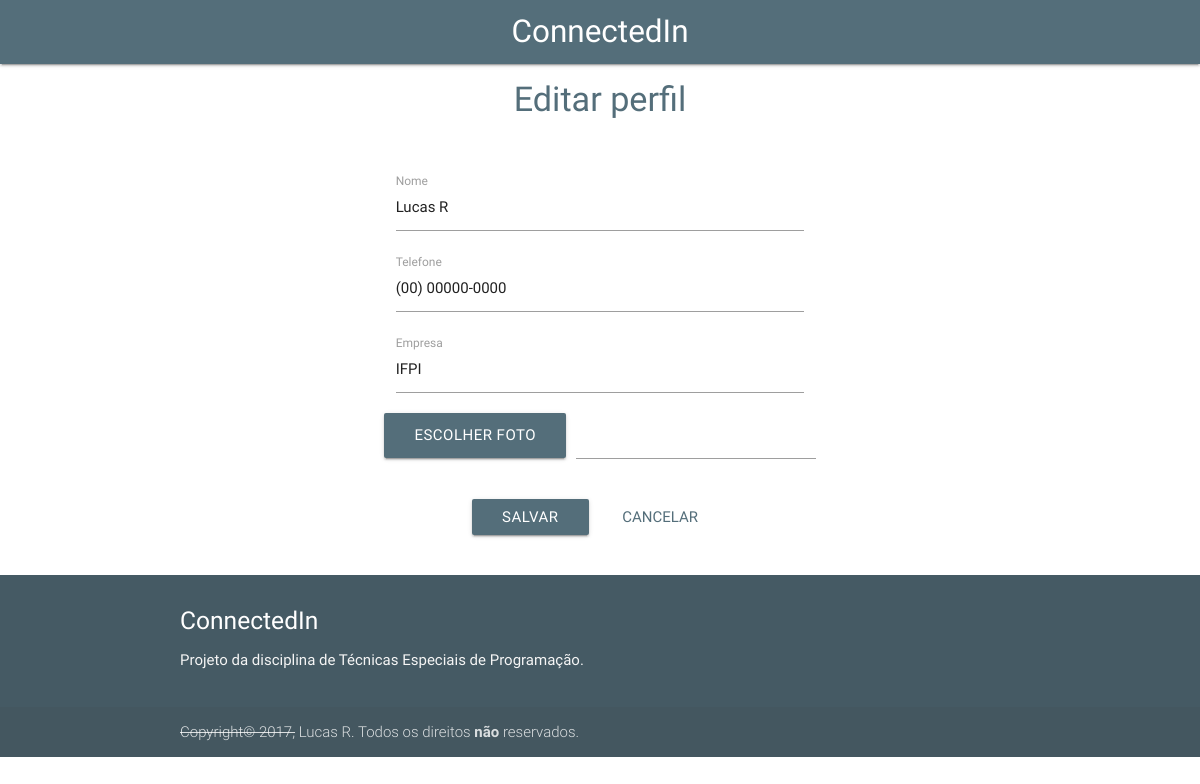
The app's page /editar/ (signed in), older data.
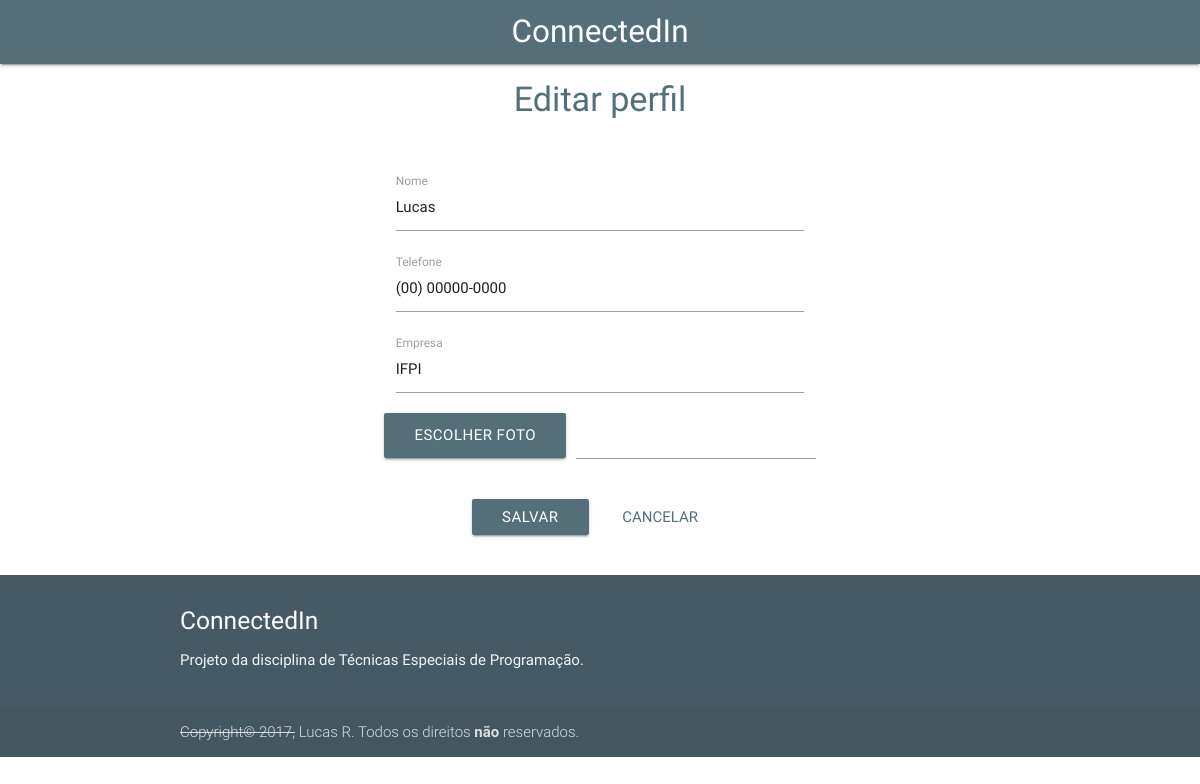
The same page, newer data.
### perfis/models.py (models this page shows, shortened)
class Perfil(models.Model):
  QUESTOES = (
    (1, "Qual o ano de nascimento do seu pai?"),
    (2, "Qual o nome do seu animal de estimação?"),
    (3, "Onde você nasceu?"),
    (4, "Como é o nome da sua mãe?"),
  )
  nome = models.CharField(max_length=255, null=False)
  telefone = models.CharField(max_length=255, null=False)
  nome_empresa = models.CharField(max_length=255, null=False)
  amigos = models.ManyToManyField('self')
  bloqueados = models.ManyToManyField('self')
  usuario = models.OneToOneField(User, related_name='perfil')
  foto = models.ImageField(upload_to='avatars/', default='avatars/default.png', null=True)
  questao = models.CharField(max_length=1, null=False, choices=QUESTOES, default=1)
  resposta = models.CharField(max_length=128, null=False)
  desativado = models.BooleanField(default=False)

### usuarios/views.py (the view, shortened to what this page needs)
# urls.py: url(r'^editar/$', EditarUsuarioView.as_view(), name='editar'),
class EditarUsuarioView(View):
  template = 'editar.html'
  def get(self, request):
    form = EditarUsuarioForm()
    perfil = get_perfil_logado(request)
    return render(request, self.template, {'form': form, 'perfil': perfil})

### usuarios/forms.py (shortened to what this page needs)
class EditarUsuarioForm(forms.Form):
  nome = forms.CharField(required=True)
  foto = forms.ImageField(required=False)
  telefone = forms.CharField(required=True)
  nome_empresa = forms.CharField(required=True)

### perfis/views.py (called while the page is built)
@login_required
def get_perfil_logado(request):
  return request.user.perfil

### usuarios/templates/editar.html (shortened to what this page needs)
{% extends 'base_usuario.html' %}
{% block content %}
<div class="row center">
  <div class="col s0 m3 l3"></div>
  <div class="col s12 m6 l6">
    <form action="{% url 'editar' %}" method="post" enctype="multipart/form-data">
      <h4 class="main-text">Editar perfil</h4>
      <br>
      <div class="row center">
        <div class="col s12">
          <div class="input-field">
            <input type="text" id="id_nome" name="nome" required value="{{ perfil.nome }}">
            <label for="id_nome">Nome</label>
          </div>
        </div>
        <div class="col s12">
          <div class="input-field">
            <input type="text" class="telefone" minlength="15"  id="id_telefone" name="telefone" required value="{{ perfil.telefone }}">
            <label for="id_telefone">Telefone</label>
          </div>
        </div>
        <div class="col s12">
          <div class="input-field">
            <input type="text" id="id_nome_empresa" name="nome_empresa" required value="{{ perfil.nome_empresa }}">
            <label for="id_nome_empresa">Empresa</label>
          </div>
        </div>
        <div class="file-field input-field">
          <div class="btn main-color">
            <span>Escolher foto</span>
          </div>
            <div class="file-path-wrapper">
              <input class="file-path validate" type="text">
            </div>
        </div>
      </div>
      <div class="container">
        <div class="row center">
          <button type="submit" class="btn main-color btn-primary">Salvar</button>
          <a href="{% url 'perfil' perfil.id %}" class="btn-flat main-text btn-default">Cancelar</a>
        </div>
      </div>
    </form>
  </div>
  <div class="col s0 m3 l3"></div>
</div>
{% endblock %}

Row changes from the older to the newer data that the page shows:
changed Perfil "IFPI": nome "Lucas R" → "Lucas"
